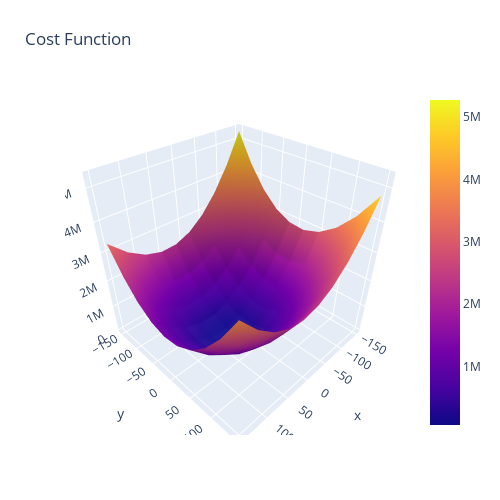

Notebook code cell kept with this figure:
### Code cell
#3D surface plot of the cost function \( J(m, b) \) showing how loss varies with slope and intercept, saved as HTML.

import plotly.graph_objects as go

fig = go.Figure(data=[go.Surface(x = m_arr, y = b_arr, z =z_arr)])
fig.update_layout(title='Cost Function', autosize=False,
                  width=500, height=500,
                  margin=dict(l=65, r=50, b=65, t=90))

fig.show()
fig.write_html("cost_function.html")
